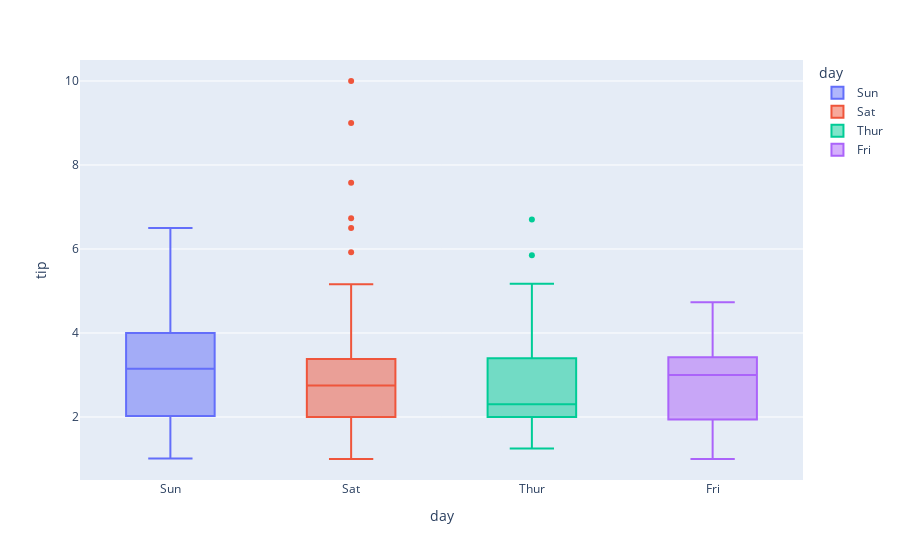

Source (notebook cell):
### Code cell
px.box(tips,x='day',y='tip',color='day',hover_data=(['day']))

### Figure 1 — Plotly figure (JSON) as saved in the notebook; plotly's stock layout.template omitted (floating-point values rounded to 4 significant figures)
{"data": [{"alignmentgroup": "True", "hovertemplate": "day=%{x}<br>tip=%{y}<extra></extra>", "legendgroup": "Sun", "marker": {"color": "#636efa"}, "name": "Sun", "notched": false, "offsetgroup": "Sun", "orientation": "v", "showlegend": true, "type": "box", "x": ["Sun", "Sun", "Sun", "Sun", "Sun", "Sun", "Sun", "Sun", "Sun", "Sun", "Sun", "Sun", "Sun", "Sun", "Sun", "Sun", "Sun", "Sun", "Sun", "Sun", "Sun", "Sun", "Sun", "Sun", "Sun", "Sun", "Sun", "Sun", "Sun", "Sun", "Sun", "Sun", "Sun", "Sun", "Sun", "Sun", "Sun", "Sun", "Sun", "Sun", "Sun", "Sun", "Sun", "Sun", "Sun", "Sun", "Sun", "Sun", "Sun", "Sun", "Sun", "Sun", "Sun", "Sun", "Sun", "Sun", "Sun", "Sun", "Sun", "Sun", "Sun", "Sun", "Sun", "Sun", "Sun", "Sun", "Sun", "Sun", "Sun", "Sun", "Sun", "Sun", "Sun", "Sun", "Sun", "Sun"], "x0": " ", "xaxis": "x", "y": [1.01, 1.66, 3.5, 3.31, 3.61, 4.71, 2, 3.12, 1.96, 3.23, 1.71, 5, 1.57, 3, 3.02, 3.92, 1.67, 3.71, 3.5, 2.54, 3.06, 1.32, 5.6, 3, 5, 6, 2.05, 3, 2.5, 2.6, 5.2, 1.56, 4.34, 3.51, 4, 2.55, 4, 3.5, 5.07, 2.5, 2, 2.74, 2, 2, 5.14, 5, 3.75, 2.61, 2, 3.5, 2.5, 2, 2, 3, 3.48, 2.24, 4.5, 5.15, 3.18, 4, 3.11, 2, 2, 4, 3.55, 3.68, 5.65, 3.5, 6.5, 3, 5, 3.5, 2, 3.5, 4, 1.5], "y0": " ", "yaxis": "y"}, {"alignmentgroup": "True", "hovertemplate": "day=%{x}<br>tip=%{y}<extra></extra>", "legendgroup": "Sat", "marker": {"color": "#EF553B"}, "name": "Sat", "notched": false, "offsetgroup": "Sat", "orientation": "v", "showlegend": true, "type": "box", "x": ["Sat", "Sat", "Sat", "Sat", "Sat", "Sat", "Sat", "Sat", "Sat", "Sat", "Sat", "Sat", "Sat", "Sat", "Sat", "Sat", "Sat", "Sat", "Sat", "Sat", "Sat", "Sat", "Sat", "Sat", "Sat", "Sat", "Sat", "Sat", "Sat", "Sat", "Sat", "Sat", "Sat", "Sat", "Sat", "Sat", "Sat", "Sat", "Sat", "Sat", "Sat", "Sat", "Sat", "Sat", "Sat", "Sat", "Sat", "Sat", "Sat", "Sat", "Sat", "Sat", "Sat", "Sat", "Sat", "Sat", "Sat", "Sat", "Sat", "Sat", "Sat", "Sat", "Sat", "Sat", "Sat", "Sat", "Sat", "Sat", "Sat", "Sat", "Sat", "Sat", "Sat", "Sat", "Sat", "Sat", "Sat", "Sat", "Sat", "Sat", "Sat", "Sat", "Sat", "Sat", "Sat", "Sat", "Sat"], "x0": " ", "xaxis": "x", "y": [3.35, 4.08, 2.75, 2.23, 7.58, 3.18, 2.34, 2, 2, 4.3, 3, 1.45, 2.5, 3, 2.45, 3.27, 3.6, 2, 3.07, 2.31, 5, 2.24, 3, 1.5, 1.76, 6.73, 3.21, 2, 1.98, 3.76, 2.64, 3.15, 2.47, 1, 2.01, 2.09, 1.97, 3, 3.14, 5, 2.2, 1.25, 3.08, 2.5, 3.48, 4.08, 1.64, 4.06, 4.29, 3.76, 4, 3, 1, 1.61, 2, 10, 3.16, 3.41, 3, 2.03, 2.23, 2, 5.16, 9, 2.5, 6.5, 1.1, 3, 1.5, 1.44, 3.09, 3, 2.72, 2.88, 2, 3, 3.39, 1.47, 3, 1.25, 1, 1.17, 4.67, 5.92, 2, 2, 1.75], "y0": " ", "yaxis": "y"}, {"alignmentgroup": "True", "hovertemplate": "day=%{x}<br>tip=%{y}<extra></extra>", "legendgroup": "Thur", "marker": {"color": "#00cc96"}, "name": "Thur", "notched": false, "offsetgroup": "Thur", "orientation": "v", "showlegend": true, "type": "box", "x": ["Thur", "Thur", "Thur", "Thur", "Thur", "Thur", "Thur", "Thur", "Thur", "Thur", "Thur", "Thur", "Thur", "Thur", "Thur", "Thur", "Thur", "Thur", "Thur", "Thur", "Thur", "Thur", "Thur", "Thur", "Thur", "Thur", "Thur", "Thur", "Thur", "Thur", "Thur", "Thur", "Thur", "Thur", "Thur", "Thur", "Thur", "Thur", "Thur", "Thur", "Thur", "Thur", "Thur", "Thur", "Thur", "Thur", "Thur", "Thur", "Thur", "Thur", "Thur", "Thur", "Thur", "Thur", "Thur", "Thur", "Thur", "Thur", "Thur", "Thur", "Thur", "Thur"], "x0": " ", "xaxis": "x", "y": [4, 3, 2.71, 3, 3.4, 1.83, 5, 2.03, 5.17, 2, 4, 5.85, 3, 1.5, 1.8, 2.92, 2.31, 1.68, 2.5, 2, 2.52, 4.2, 1.48, 2, 2, 2.18, 1.5, 2.83, 1.5, 2, 3.25, 1.25, 2, 2, 2, 2.75, 3.5, 6.7, 5, 5, 2.3, 1.5, 1.36, 1.63, 1.73, 2, 4.19, 2.56, 2.02, 4, 1.44, 2, 5, 2, 2, 4, 2.01, 2, 2.5, 4, 3.23, 3], "y0": " ", "yaxis": "y"}, {"alignmentgroup": "True", "hovertemplate": "day=%{x}<br>tip=%{y}<extra></extra>", "legendgroup": "Fri", "marker": {"color": "#ab63fa"}, "name": "Fri", "notched": false, "offsetgroup": "Fri", "orientation": "v", "showlegend": true, "type": "box", "x": ["Fri", "Fri", "Fri", "Fri", "Fri", "Fri", "Fri", "Fri", "Fri", "Fri", "Fri", "Fri", "Fri", "Fri", "Fri", "Fri", "Fri", "Fri", "Fri"], "x0": " ", "xaxis": "x", "y": [3, 3.5, 1, 4.3, 3.25, 4.73, 4, 1.5, 3, 1.5, 2.5, 3, 2.2, 3.48, 1.92, 3, 1.58, 2.5, 2], "y0": " ", "yaxis": "y"}], "layout": {"boxmode": "overlay", "legend": {"title": {"text": "day"}, "tracegroupgap": 0}, "margin": {"t": 60}, "xaxis": {"anchor": "y", "categoryarray": ["Sun", "Sat", "Thur", "Fri"], "categoryorder": "array", "domain": [0, 1], "title": {"text": "day"}}, "yaxis": {"anchor": "x", "domain": [0, 1], "title": {"text": "tip"}}}}
